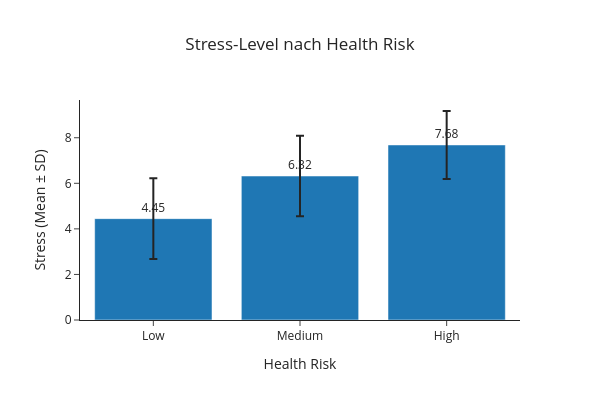

The code cell stored with this chart in its notebook:
### Code cell
import plotly.graph_objects as go

# Daten vorbereiten
stress_by_risk = (
    df_clean
    .groupby("Health_Risk")["Stress_Level_1_10"]
    .agg(["count", "mean", "std"])
    .reset_index()
)

# Sortierung für bessere Lesbarkeit
order = ["Low", "Medium", "High"]
stress_by_risk["Health_Risk"] = pd.Categorical(
    stress_by_risk["Health_Risk"], categories=order, ordered=True
)
stress_by_risk = stress_by_risk.sort_values("Health_Risk")

# Plot
fig = go.Figure()

fig.add_trace(go.Bar(
    x=stress_by_risk["Health_Risk"],
    y=stress_by_risk["mean"],
    error_y=dict(
        type="data",
        array=stress_by_risk["std"],
        visible=True
    ),
    text=stress_by_risk["mean"].round(2),
    textposition="outside"
))

fig.update_layout(
    title="Stress-Level nach Health Risk",
    xaxis_title="Health Risk",
    yaxis_title="Stress (Mean ± SD)",
    template="simple_white",
    title_x=0.5,
    height=400,
    width=600
)

fig.show()

### Figure 1 — Plotly figure (JSON) as saved in the notebook; plotly's stock layout.template omitted (floating-point values rounded to 4 significant figures)
{"data": [{"error_y": {"array": [1.777, 1.764, 1.49], "type": "data", "visible": true}, "text": [4.45, 6.32, 7.68], "textposition": "outside", "type": "bar", "x": ["Low", "Medium", "High"], "y": [4.449, 6.32, 7.684]}], "layout": {"height": 400, "title": {"text": "Stress-Level nach Health Risk", "x": 0.5}, "width": 600, "xaxis": {"title": {"text": "Health Risk"}}, "yaxis": {"title": {"text": "Stress (Mean ± SD)"}}}}
